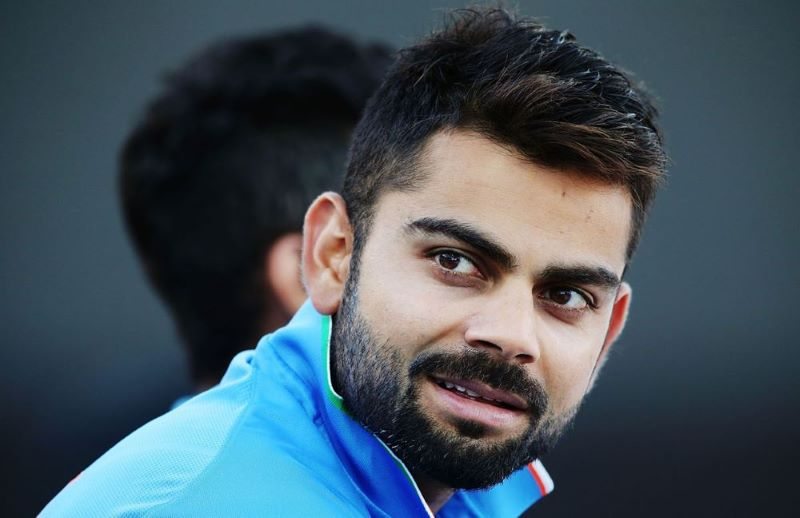
#> input picture Simpal Chaursiya mini project/img2.jpg, 800 x 518 px
$ python 'project code.py'
#> lines starting #> are read from the running program, lines starting #| are printed output that depends on the picture; after the words box and inside, x2 and y2 are one past the last pixel; in counts of white or black regions, pixels touching at a corner belong together
'''importing libraries'''

import cv2
import numpy as np

'''importing a file will make it readable,matrix'''


def read_img(project):
#> called with project = './img2.jpg'
    img = cv2.imread(project)
#> img is the input picture: shape (518, 800, 3); mean B, G, R 92, 81.6, 66.9
    return img

'''edge detection'''

def  edge_detection(img,line_wdt,blur):
#> called with line_wdt = 9, blur = 7
    gray = cv2.cvtColor(img,cv2.COLOR_BGR2GRAY)
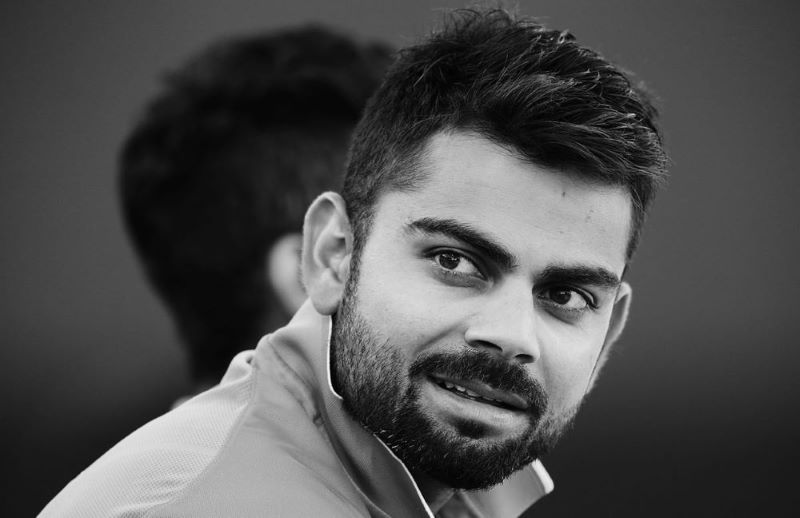
#> gray: shape (518, 800); min 0, max 250, mean 78.4
    grayblur = cv2.medianBlur(gray,blur)
    edges = cv2.adaptiveThreshold(grayblur,255,cv2.ADAPTIVE_THRESH_MEAN_C,cv2.THRESH_BINARY,line_wdt,blur)
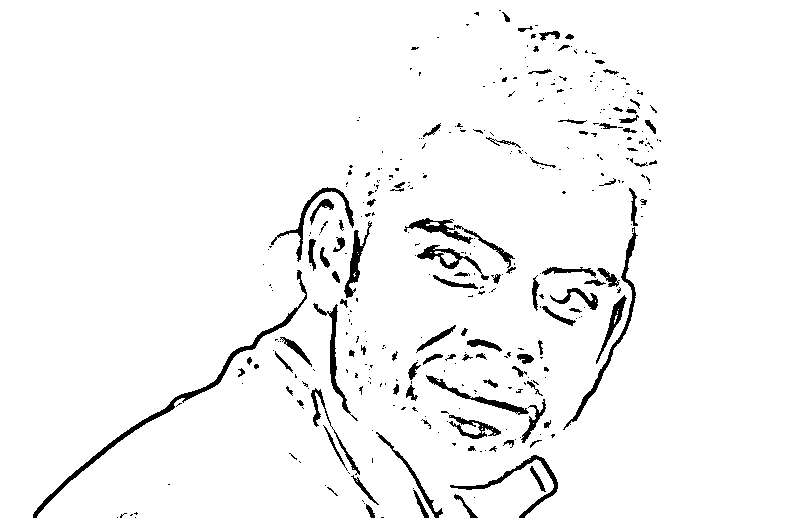
#> edges: shape (518, 800); 96.1% white; 366 black regions (266 under 20 px), largest, box (x1, y1, x2, y2) and area: (33, 270, 307, 518) 1743, (563, 227, 638, 430) 905, (404, 218, 515, 268) 806
    return edges

'''will reduce the color the image will look like a cartoon'''

def color_quantisation(img, k):
#> called with k = 4
    data = np.float32(img).reshape((-1,3))
    criteria = (cv2.TermCriteria_EPS + cv2.TERM_CRITERIA_MAX_ITER,20,0.001)
    ret, label, center = cv2.kmeans(data,k,None,criteria,10,cv2.KMEANS_RANDOM_CENTERS)
#> ret = 501650741.6; center = [[158.8, 170.7, 194], [242.9, 199.8, 94.84], [87.99, 74.49, 58.76], [31.64, 25.81, 22.38]]
    center = np.uint8(center)
#> center = [[158, 170, 194], [242, 199, 94], [87, 74, 58], [31, 25, 22]]
    result = center[label.flatten()]
    result = result.reshape(img.shape)
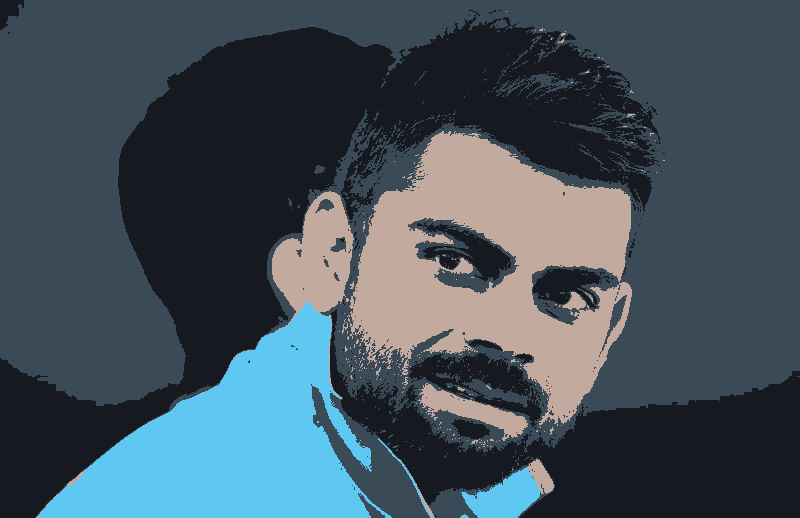
#> result: shape (518, 800, 3); mean B, G, R 91.1, 81, 66.3
    return result

'''add the color image and read the image'''

img = read_img('./img2.jpg')
line_wdt = 9
blur_value = 7
totalColors = 4


edgeImg = edge_detection(img,line_wdt,blur_value)
img = color_quantisation(img,totalColors)
blurred = cv2.bilateralFilter(img, d=7,sigmaColor=200,sigmaSpace=200)
cartoon = cv2.bitwise_and(blurred,blurred,mask=edgeImg)
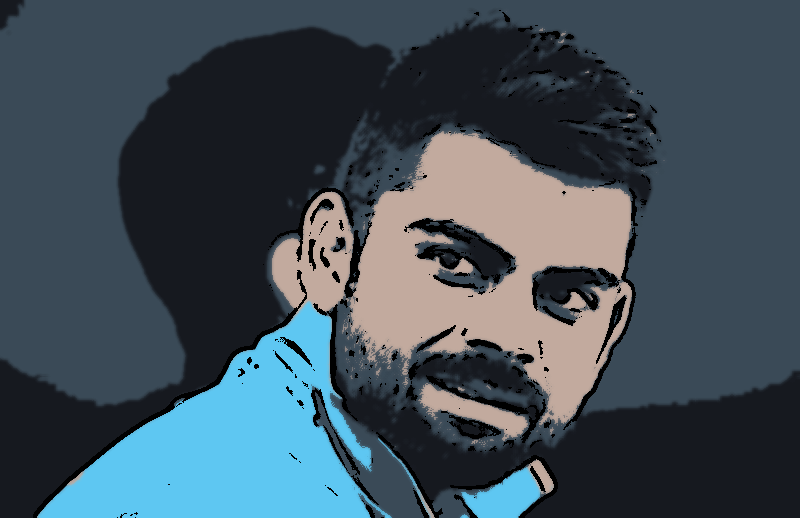
#> cartoon: shape (518, 800, 3); mean B, G, R 88.2, 78.4, 64.1

'''show the img in form of normal img,edge img and cartoon img'''

cv2.imshow('Image',img)
cv2.imshow('cartoon',cartoon)
cv2.imshow('edges',edgeImg)
cv2.waitKey(0)
cv2.destroyAllWindows()

$ run again, with Simpal Chaursiya mini project/img1.jpg copied over Simpal Chaursiya mini project/img2.jpg
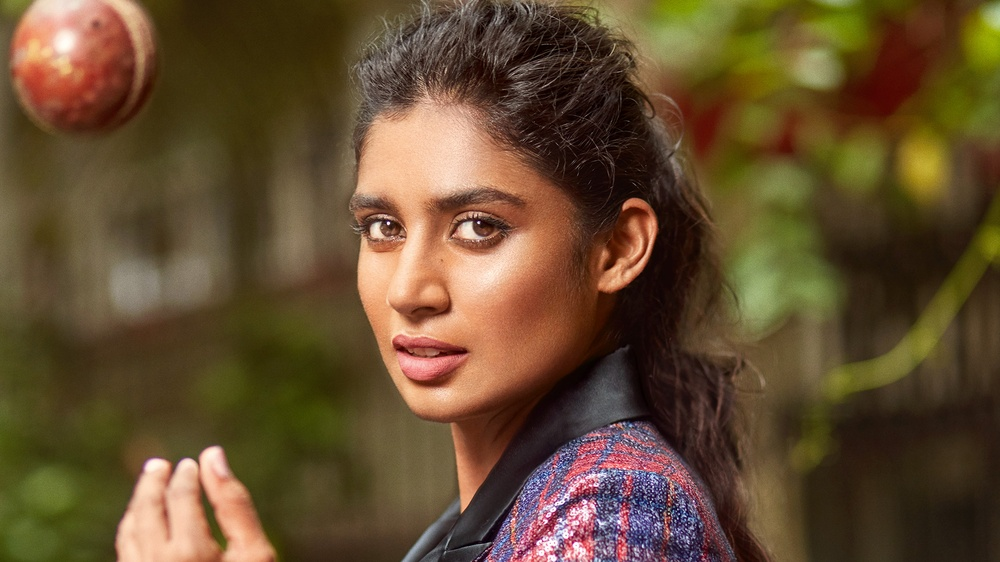
#> input picture Simpal Chaursiya mini project/img1.jpg, 1000 x 562 px, shrunk from 1920 x 1080 before the run
#> in read_img, img is the input picture: shape (562, 1000, 3); mean B, G, R 47.8, 76.7, 99.7
#> in edge_detection, `edges = cv2.adaptiveThreshold(grayblur,255,cv2.ADAPTIVE_THRESH_MEAN_C,..`:
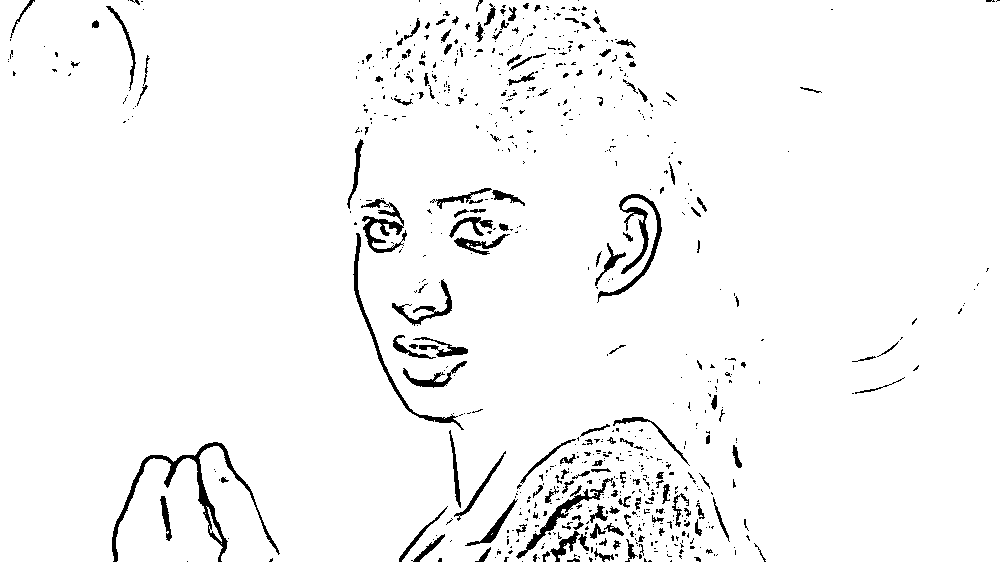
#> edges: shape (562, 1000); 96.4% white; 725 black regions (566 under 20 px), largest, box (x1, y1, x2, y2) and area: (112, 442, 280, 562) 2006, (597, 194, 662, 303) 1182, (353, 233, 464, 430) 935
#> in color_quantisation, `ret, label, center = cv2.kmeans(data,k,None,criteria,10,cv2.KMEANS_RAN..`: ret = 603695077.5; center = [[150, 176.5, 229.6], [16.22, 34.89, 52.38], [75.61, 108.9, 139.4], [36.33, 72.29, 89.09]]
#> in color_quantisation, `center = np.uint8(center)`: center = [[150, 176, 229], [16, 34, 52], [75, 108, 139], [36, 72, 89]]
#> `cartoon = cv2.bitwise_and(blurred,blurred,mask=edgeImg)`:
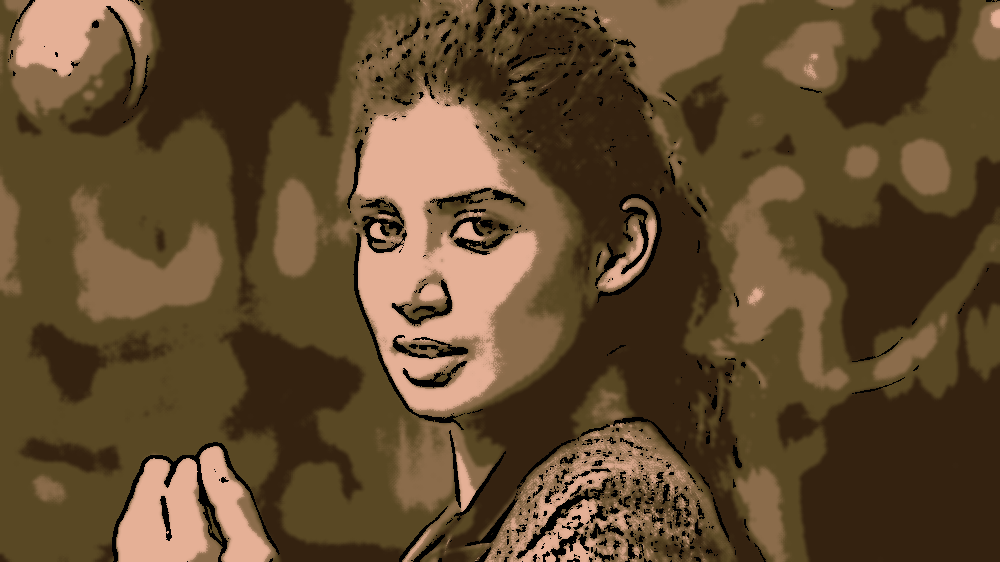
#> cartoon: shape (562, 1000, 3); mean B, G, R 45.6, 73.2, 95.7

$ run again, with Simpal Chaursiya mini project/OIP.jpg copied over Simpal Chaursiya mini project/img2.jpg
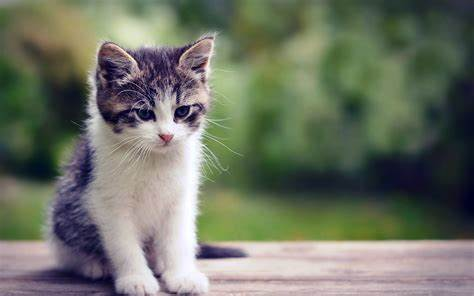
#> input picture Simpal Chaursiya mini project/OIP.jpg, 474 x 296 px
#> in read_img, img is the input picture: shape (296, 474, 3); mean B, G, R 100.8, 115.5, 110.3
#> in edge_detection, `edges = cv2.adaptiveThreshold(grayblur,255,cv2.ADAPTIVE_THRESH_MEAN_C,..`:
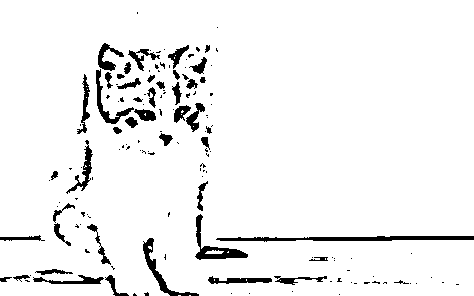
#> edges: shape (296, 474); 94.5% white; 146 black regions (100 under 20 px), largest, box (x1, y1, x2, y2) and area: (216, 236, 474, 242) 948, (195, 214, 248, 260) 589, (143, 238, 199, 296) 504
#> in color_quantisation, `ret, label, center = cv2.kmeans(data,k,None,criteria,10,cv2.KMEANS_RAN..`: ret = 152894650.6; center = [[138.2, 153.2, 157.5], [202.2, 205, 215.2], [78.71, 109, 95.7], [47.72, 48.32, 38.38]]
#> in color_quantisation, `center = np.uint8(center)`: center = [[138, 153, 157], [202, 205, 215], [78, 109, 95], [47, 48, 38]]
#> `cartoon = cv2.bitwise_and(blurred,blurred,mask=edgeImg)`:
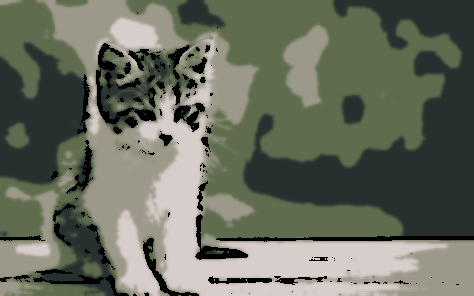
#> cartoon: shape (296, 474, 3); mean B, G, R 95.7, 110, 104.9
